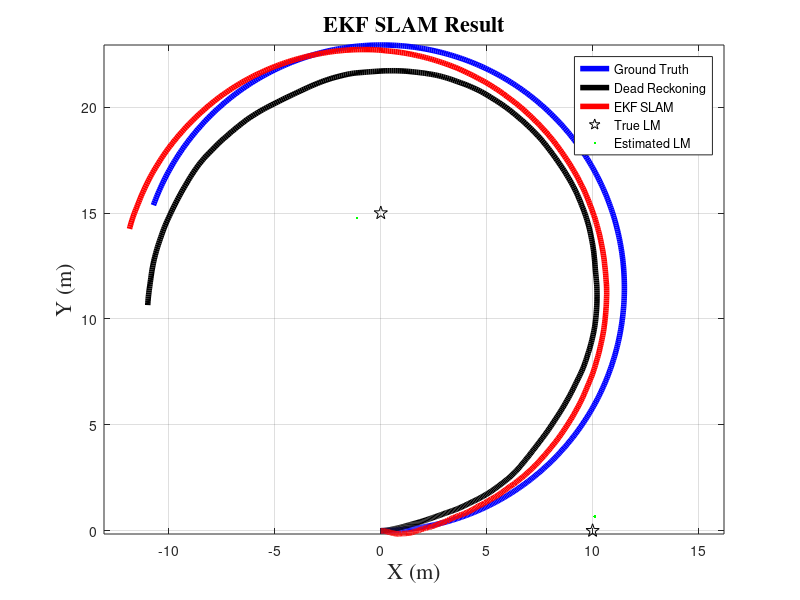

This figure's MATLAB source:
function EKFSLAM()
close all;
clear all;
disp('EKFSLAM Sample Program Starts')
 
time = 0;
endtime = 60; % Simulation End Time [sec]
global dt;
dt = 0.1; % Simulation Tick Time[sec]
nSteps = ceil((endtime - time)/dt);% Number of Simulation Steps
 
% Variables for Storing Calculation Result
result.time=[];
result.xTrue=[];
result.xd=[];
result.xEst=[];
result.z=[];
result.PEst=[];
result.u=[];

% State Vector [x y yaw]'
xEst=[0 0 0]';
global PoseSize;PoseSize=length(xEst);% Number of Robot Pose States[x,y,yaw]
global LMSize;LMSize=2;% Landmark State Quantity[x,y]
% True State
xTrue=xEst;
 
% Dead Reckoning State
xd=xTrue;
 
% Covariance Matrix for Prediction
R=diag([0.2 0.2 toRadian(1)]).^2;
 
% Covariance Matrix for Observation
global Q;
Q=diag([10 toRadian(30)]).^2;%range[m], Angle[rad]

% Simulation Parameter
global Qsigma
Qsigma=diag([0.1 toRadian(20)]).^2;
global Rsigma
Rsigma=diag([0.1 toRadian(1)]).^2;

% Position of Landmark [x, y]
LM=[0 15;
    10 0;
    15 20];
  
MAX_RANGE=20;% Maximum Observation Distance

alpha=1;% Mahalanobis Distance Threshold for Landmark Identification

PEst = eye(3);
initP=eye(2)*1000;
%movcount=0;
 
tic;
% Main loop
for i=1 : nSteps
    time = time + dt;
    % Input
    u=doControl(time);
    % Observation
    [z,xTrue,xd,u]=Observation(xTrue, xd, u, LM, MAX_RANGE);
    
    % ------ EKF SLAM --------
    % Predict
    xEst = f(xEst, u);
    [G,Fx]=jacobF(xEst, u);
    PEst= G'*PEst*G + Fx'*R*Fx;
    
    % Update
    for iz=1:length(z(:,1))% For Each Observation
        % Add Observations as Landmarks
        zl=CalcLMPosiFromZ(xEst,z(iz,:));% Calculate the LM Position from The Observations Themselves
        % Add State Vector and Covariance Matrix
        xAug=[xEst;zl];
        PAug=[PEst zeros(length(xEst),LMSize);
              zeros(LMSize,length(xEst)) initP];
        
        mdist=[];% List of Mahalanobis distances
        for il=1:GetnLM(xAug) % About Each Landmark
            if il==GetnLM(xAug)
                mdist=[mdist alpha];% Use the Parameter Value for The Distance of Newly Added Points
            else
                lm=xAug(4+2*(il-1):5+2*(il-1));
                [y,S,H]=CalcInnovation(lm,xAug,PAug,z(iz,1:2),il);
                mdist=[mdist y'*inv(S)*y];% Calculating the Mahalanobis Distance
            end
        end
        
        % Match with closest Mahalanobis distance
        [C,I]=min(mdist);
      
        % If the One with The Shortest Distance is Added, that Observation is Adopted as a Landmark.
        if I==GetnLM(xAug)
            %disp('New LM')
            xEst=xAug;
            PEst=PAug;
        end
        
        lm=xEst(4+2*(I-1):5+2*(I-1));% Get Mapped Landmark Data
        % Calculation of Innovation
        [y,S,H]=CalcInnovation(lm,xEst,PEst,z(iz,1:2),I);
        K = PEst*H'*inv(S);
        xEst = xEst + K*y;
        PEst = (eye(size(xEst,1)) - K*H)*PEst;
    end
    
    xEst(3)=PI2PI(xEst(3));% Angle Correction
    
    % Simulation Result
    result.time=[result.time; time];
    result.xTrue=[result.xTrue; xTrue'];
    result.xd=[result.xd; xd'];
    result.xEst=[result.xEst;xEst(1:3)'];
    result.u=[result.u; u'];
    
    % Animation (Remove Some Flames)
    if rem(i,5)==0 
        Animation(result,xTrue,LM,z,xEst,zl);
        %movcount=movcount+1;
        %mov(movcount) = getframe(gcf);% Get Animation Frame
    end
end
toc

% Save Animation
%movie2avi(mov,'movie.avi');

DrawGraph(result,xEst,LM);

function [y,S,H]=CalcInnovation(lm,xEst,PEst,z,LMId)
% A Function that Computes Innovation from Matching Results
global Q;
delta=lm-xEst(1:2);
q=delta'*delta;
zangle=atan2(delta(2),delta(1))-xEst(3);
zp=[sqrt(q) PI2PI(zangle)];%観測値の予測
y=(z-zp)';
H=jacobH(q,delta,xEst,LMId);
S=H*PEst*H'+Q;

function n=GetnLM(xEst)
% A Function to Calculate the Number of Landmarks
n=(length(xEst)-3)/2;

function zl=CalcLMPosiFromZ(x,z)
% A Function that Computes the LM Position from Observations
zl=x(1:2)+[z(1)*cos(x(3)+z(2));z(1)*sin(x(3)+z(2))];

function Animation(result,xTrue,LM,z,xEst,zl)
% Function to Draw the Animation
hold off;
plot(result.xTrue(:,1),result.xTrue(:,2),'.b');hold on;
plot(LM(:,1),LM(:,2),'pk','MarkerSize',10);hold on;
% Viewing Observation Lines
if~isempty(z)
    for iz=1:length(z(:,1))
        ray=[xTrue(1:2)';z(iz,3:4)];
        plot(ray(:,1),ray(:,2),'-r');hold on;
    end
end
% SLAM Display of the Map
for il=1:GetnLM(xEst);
    plot(xEst(4+2*(il-1)),xEst(5+2*(il-1)),'.c');hold on;
end
plot(zl(1,:),zl(2,:),'.b');hold on;
plot(result.xd(:,1),result.xd(:,2),'.k');hold on;
plot(result.xEst(:,1),result.xEst(:,2),'.r');hold on;
arrow=0.5;
x=result.xEst(end,:);
quiver(x(1),x(2),arrow*cos(x(3)),arrow*sin(x(3)),'ok');hold on;
axis equal;
grid on;
% When Saving Videos
%movcount=movcount+1;
%mov(movcount) = getframe(gcf);% Get Animation Frame
drawnow;

function x = f(x, u)
% Motion Model
global dt;
global PoseSize;
global LMSize;
 
F = horzcat(eye(PoseSize),zeros(PoseSize,LMSize*GetnLM(x)));
 
B = [dt*cos(x(3)) 0
     dt*sin(x(3)) 0
     0 dt];

x= x+F'*B*u;
x(3)=PI2PI(x(3));% Angle Correction

function [G,Fx]=jacobF(x, u)
% Computation for the Jacobian Matrix Function of the Motion Model
global dt;
global PoseSize;
global LMSize;

Fx = horzcat(eye(PoseSize),zeros(PoseSize,LMSize*GetnLM(x)));
 
jF=[0 0 -dt*u(1)*sin(x(3))
    0 0 dt*u(1)*cos(x(3))
    0 0 0];

G=eye(length(x))+Fx'*jF*Fx;

function H=jacobH(q,delta,x,i)
% A Function that Computes the Jacobian Matrix of an Observation Model
sq=sqrt(q);
G=[-sq*delta(1) -sq*delta(2) 0 sq*delta(1) sq*delta(2);
    delta(2)    -delta(1)   -1 -delta(2)    delta(1)];
G=G/q;
F=[eye(3) zeros(3,2*GetnLM(x));
   zeros(2,3) zeros(2,2*(i-1)) eye(2) zeros(2,2*GetnLM(x)-2*i)];
H=G*F;

function u = doControl(time)
%Calc Input Parameter
T=10; % [sec]
 
% [V yawrate]
V=1.0; % [m/s]
yawrate = 5; % [deg/s]
 
u =[ V*(1-exp(-time/T)) toRadian(yawrate)*(1-exp(-time/T))]';

function [z, x, xd, u] = Observation(x, xd, u, LM ,MAX_RANGE)
%Calc Observation from noise prameter
global Qsigma;
global Rsigma;
 
x=f(x, u);% Ground Truth
u=u+Qsigma*randn(2,1);%add Process Noise
xd=f(xd, u);% Dead Reckoning
%Simulate Observation
z=[];
for iz=1:length(LM(:,1))
    % Convert LM Position to Robot Coordinate System
    yaw=zeros(3,1);
    yaw(3)=-x(3);
    localLM=HomogeneousTransformation2D(LM(iz,:)-x(1:2)',yaw');
    d=norm(localLM);% Distance
    if d<MAX_RANGE % Within the Observation Range
        noise=Rsigma*randn(2,1);
        z=[z;[d+noise(1) PI2PI(atan2(localLM(2),localLM(1))+noise(2)) LM(iz,:)]];
    end
end

function DrawGraph(result,xEst,LM)
% Plot Result
 figure(1);
hold off;
x=[ result.xTrue(:,1:2) result.xEst(:,1:2)];
set(gca, 'fontsize', 16, 'fontname', 'times');
plot(x(:,1), x(:,2),'-b','linewidth', 4); hold on;
plot(result.xd(:,1), result.xd(:,2),'-k','linewidth', 4); hold on;
plot(x(:,3), x(:,4),'-r','linewidth', 4); hold on;
plot(LM(:,1),LM(:,2),'pk','MarkerSize',10);hold on;% True Landmark Position
% LM map display
for il=1:GetnLM(xEst);
    plot(xEst(4+2*(il-1)),xEst(5+2*(il-1)),'.g');hold on;
end
 
title('EKF SLAM Result', 'fontsize', 16, 'fontname', 'times');
xlabel('X (m)', 'fontsize', 16, 'fontname', 'times');
ylabel('Y (m)', 'fontsize', 16, 'fontname', 'times');
legend('Ground Truth','Dead Reckoning','EKF SLAM','True LM','Estimated LM');
grid on;
axis equal;

function angle=PI2PI(angle)
% A Function that Corrects the Angle of the Robot to the Range of π to π
angle = mod(angle, 2*pi);

i = find(angle>pi);
angle(i) = angle(i) - 2*pi;

i = find(angle<-pi);
angle(i) = angle(i) + 2*pi;

function out = HomogeneousTransformation2D(in, base, mode)
%function out = HomogeneousTransformation2D(in, base,mode)
%HOMOGENEOUSTRANSFORMATION2D Two-Dimensional Homogeneous Transformation Function
%   From Single Point Conversion to Batch Conversion of Multiple Points.
%   It is convenient for coordinate transformation of point cloud of laser or radar.
%   If only in and base are given as arguments, it translates after rotating each point.
%
%   Input1: Pre-Transform Vector [x_in_1 y_in_1;
%                        x_in_2  y_in_2;
%                               ....]
%           Even if the vector before transformation contains more than three elements, 
%           the first two are taken out and the rest are ignored.
%   Input2: Reference Vector (Such as Track Position) [x_base y_base theta_base]
%   Input3: Homogeneous Conversion Mode: Works Even if This Variable is not Entered as an Argument．
%           If no arguments are given, the default is to translate each point after rotating it．
%           When mode=0, each point is rotated and then translated.
%           If mode=1, rotate after translating.
%
%   Output1: Converted Vector [x_out y_out;
%                        x_out_2  y_out_2;
%                               ....]

% Rotation Matrix
Rot=[cos(base(3)) sin(base(3)); -sin(base(3)) cos(base(3))];

% Store the Base Coordinates for the Number of Points in the Array
Nin=size(in);
baseMat=repmat(base(1:2),Nin(1),1);

% If there is data other than x-y, put it in another variable once.
if Nin(2)>=3
    inxy=in(:,1:2);
    inOther=in(:,3:end);
    in=inxy;
end

% Homogeneous Transformation
if nargin==2 || mode==0 % Rotation → Translation
    out=baseMat+in*Rot;
else % Translation → Rotation
    out=(baseMat+in)*Rot;
end
    
% Glue Stripped Values
if Nin(2)>=3
    out=[out inOther];
end

function radian = toRadian(degree)
% degree to radian
radian = degree/180*pi;

function degree = toDegree(radian)
% radian to degree
degree = radian/pi*180;